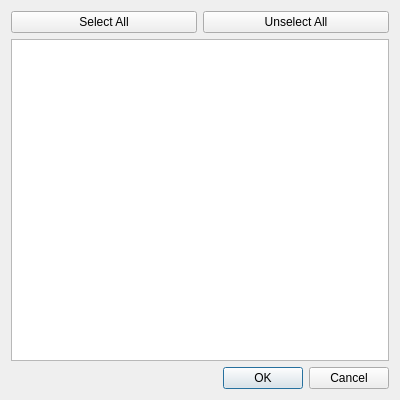
<?xml version="1.0" encoding="UTF-8"?>
<ui version="4.0">
 <class>Dialog</class>
 <widget class="QDialog" name="Dialog">
  <property name="geometry">
   <rect>
    <x>0</x>
    <y>0</y>
    <width>400</width>
    <height>400</height>
   </rect>
  </property>
  <property name="minimumSize">
   <size>
    <width>400</width>
    <height>400</height>
   </size>
  </property>
  <property name="maximumSize">
   <size>
    <width>16777215</width>
    <height>16777215</height>
   </size>
  </property>
  <property name="windowTitle">
   <string>Selection of Devices</string>
  </property>
  <layout class="QVBoxLayout" name="verticalLayout">
   <item>
    <layout class="QHBoxLayout" name="horizontalLayout">
     <item>
      <widget class="QPushButton" name="select_all">
       <property name="text">
        <string>Select All</string>
       </property>
      </widget>
     </item>
     <item>
      <widget class="QPushButton" name="deselect_all">
       <property name="text">
        <string>Unselect All</string>
       </property>
      </widget>
     </item>
    </layout>
   </item>
   <item>
    <widget class="QTableView" name="table_view">
     <property name="alternatingRowColors">
      <bool>true</bool>
     </property>
     <attribute name="verticalHeaderCascadingSectionResizes">
      <bool>true</bool>
     </attribute>
    </widget>
   </item>
   <item>
    <widget class="QDialogButtonBox" name="buttonBox">
     <property name="orientation">
      <enum>Qt::Horizontal</enum>
     </property>
     <property name="standardButtons">
      <set>QDialogButtonBox::Cancel|QDialogButtonBox::Ok</set>
     </property>
    </widget>
   </item>
  </layout>
 </widget>
 <resources/>
 <connections>
  <connection>
   <sender>buttonBox</sender>
   <signal>accepted()</signal>
   <receiver>Dialog</receiver>
   <slot>accept()</slot>
   <hints>
    <hint type="sourcelabel">
     <x>248</x>
     <y>254</y>
    </hint>
    <hint type="destinationlabel">
     <x>157</x>
     <y>274</y>
    </hint>
   </hints>
  </connection>
  <connection>
   <sender>buttonBox</sender>
   <signal>rejected()</signal>
   <receiver>Dialog</receiver>
   <slot>reject()</slot>
   <hints>
    <hint type="sourcelabel">
     <x>316</x>
     <y>260</y>
    </hint>
    <hint type="destinationlabel">
     <x>286</x>
     <y>274</y>
    </hint>
   </hints>
  </connection>
 </connections>
</ui>
